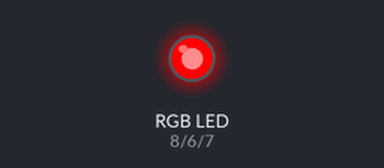
This sketch was run on a simulated Arduino Uno, built with avr-gcc and run on an emulated ATmega328P. Shown: an RGB LED mixed from three pins (HIGH = lit). Random numbers use the default seed unless the sketch sets one.

Above: at 0.1 s.
At 9.3 s:
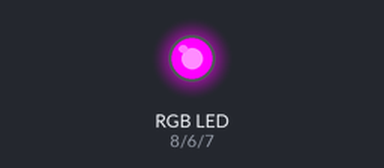
At 14.1 s:
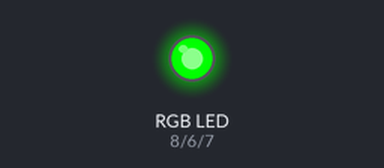
At 19.9 s:
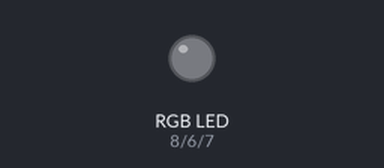
At 28.2 s:
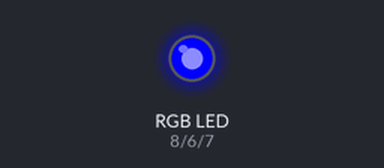
At 37.0 s:
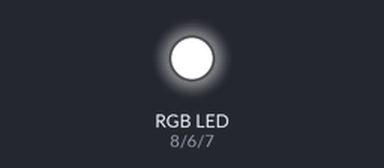
Timing chart, 0 to 40.0 s (numbered marks = the images above):
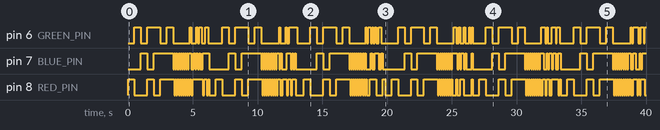

The sketch:

4leg.ino
```cpp
// กำหนดพอร์ตสำหรับ LED RGB
const int RED_PIN = 8;    // ขา Red
const int GREEN_PIN = 6;  // ขา Green
const int BLUE_PIN = 7;   // ขา Blue
//ขายาวเข้า 5V

// ฟังก์ชันช่วยเปิด/ปิดสี (RGB)
void setColor(bool red, bool green, bool blue) {
  digitalWrite(RED_PIN, red ? HIGH : LOW);
  digitalWrite(GREEN_PIN, green ? HIGH : LOW);
  digitalWrite(BLUE_PIN, blue ? HIGH : LOW);
}

void setup() {
  // กำหนดพอร์ตให้เป็น OUTPUT
  pinMode(RED_PIN, OUTPUT);
  pinMode(GREEN_PIN, OUTPUT);
  pinMode(BLUE_PIN, OUTPUT);
}

void loop() {
  // --- Mode 1: วน 7 สีหลัก (Rainbow Spectrum) ---
  setColor(HIGH, LOW,  LOW);  // สีแดง (Red)
  delay(500);
  setColor(LOW,  HIGH, LOW);  // สีเขียว (Green)
  delay(500);
  setColor(LOW,  LOW,  HIGH); // สีน้ำเงิน (Blue)
  delay(500);
  setColor(HIGH, HIGH, LOW);  // สีเหลือง (Yellow = Red + Green)
  delay(500);
  setColor(LOW,  HIGH, HIGH); // สีฟ้า (Cyan = Green + Blue)
  delay(500);
  setColor(HIGH, LOW,  HIGH); // สีชมพูม่วง (Magenta = Red + Blue)
  delay(500);
  setColor(HIGH, HIGH, HIGH); // สีขาว (White = RGB All On)
  delay(500);

  // --- Mode 2: ไฟไซเรนตำรวจ (Police Strobe) ---
  for (int i = 0; i < 8; i++) {
    setColor(HIGH, LOW, LOW); // แดง
    delay(80);
    setColor(LOW, LOW, HIGH); // น้ำเงิน
    delay(80);
  }

  // --- Mode 3: ดิสโก้สุ่มสี (Party Random Flash) ---
  for (int i = 0; i < 15; i++) {
    setColor(random(0, 2), random(0, 2), random(0, 2));
    delay(100);
  }

  // ปิดไฟพัก 0.5 วินาทีก่อนเริ่มรอบใหม่
  setColor(LOW, LOW, LOW);
  delay(500);
}
```

Measured:
- by itself, pin 6 (GREEN_PIN): LOW → HIGH at 0.50 s, → LOW 0.50 s later, → HIGH 0.50 s later, → LOW 1.0 s later, … (85 changes in this stretch)
- by itself, pin 8 (RED_PIN): LOW → HIGH at 0.00 s, → LOW 0.50 s later, → HIGH 1.0 s later, → LOW 0.50 s later, … (164 changes in this stretch)
